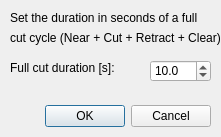
<?xml version="1.0" encoding="UTF-8"?>
<ui version="4.0">
 <class>cutDurationDlg</class>
 <widget class="QDialog" name="cutDurationDlg">
  <property name="windowModality">
   <enum>Qt::ApplicationModal</enum>
  </property>
  <property name="geometry">
   <rect>
    <x>0</x>
    <y>0</y>
    <width>221</width>
    <height>137</height>
   </rect>
  </property>
  <property name="windowTitle">
   <string>Set Cut Duration</string>
  </property>
  <property name="locale">
   <locale language="English" country="UnitedKingdom"/>
  </property>
  <property name="modal">
   <bool>false</bool>
  </property>
  <widget class="QDialogButtonBox" name="buttonBox">
   <property name="geometry">
    <rect>
     <x>40</x>
     <y>100</y>
     <width>171</width>
     <height>32</height>
    </rect>
   </property>
   <property name="orientation">
    <enum>Qt::Horizontal</enum>
   </property>
   <property name="standardButtons">
    <set>QDialogButtonBox::Cancel|QDialogButtonBox::Ok</set>
   </property>
  </widget>
  <widget class="QLabel" name="label_8">
   <property name="geometry">
    <rect>
     <x>10</x>
     <y>60</y>
     <width>131</width>
     <height>16</height>
    </rect>
   </property>
   <property name="text">
    <string>Full cut duration [s]:</string>
   </property>
  </widget>
  <widget class="QLabel" name="label_7">
   <property name="geometry">
    <rect>
     <x>10</x>
     <y>10</y>
     <width>191</width>
     <height>16</height>
    </rect>
   </property>
   <property name="text">
    <string>Set the duration in seconds of a full </string>
   </property>
  </widget>
  <widget class="QDoubleSpinBox" name="doubleSpinBox_cutDuration">
   <property name="geometry">
    <rect>
     <x>150</x>
     <y>60</y>
     <width>61</width>
     <height>22</height>
    </rect>
   </property>
   <property name="decimals">
    <number>1</number>
   </property>
   <property name="minimum">
    <double>1.000000000000000</double>
   </property>
   <property name="maximum">
    <double>30.000000000000000</double>
   </property>
   <property name="singleStep">
    <double>1.000000000000000</double>
   </property>
   <property name="value">
    <double>10.000000000000000</double>
   </property>
  </widget>
  <widget class="QLabel" name="label_2">
   <property name="geometry">
    <rect>
     <x>10</x>
     <y>30</y>
     <width>211</width>
     <height>16</height>
    </rect>
   </property>
   <property name="text">
    <string>cut cycle (Near + Cut + Retract + Clear):</string>
   </property>
  </widget>
 </widget>
 <tabstops>
  <tabstop>doubleSpinBox_cutDuration</tabstop>
 </tabstops>
 <resources/>
 <connections>
  <connection>
   <sender>buttonBox</sender>
   <signal>accepted()</signal>
   <receiver>cutDurationDlg</receiver>
   <slot>accept()</slot>
   <hints>
    <hint type="sourcelabel">
     <x>248</x>
     <y>254</y>
    </hint>
    <hint type="destinationlabel">
     <x>157</x>
     <y>274</y>
    </hint>
   </hints>
  </connection>
  <connection>
   <sender>buttonBox</sender>
   <signal>rejected()</signal>
   <receiver>cutDurationDlg</receiver>
   <slot>reject()</slot>
   <hints>
    <hint type="sourcelabel">
     <x>316</x>
     <y>260</y>
    </hint>
    <hint type="destinationlabel">
     <x>286</x>
     <y>274</y>
    </hint>
   </hints>
  </connection>
 </connections>
</ui>
